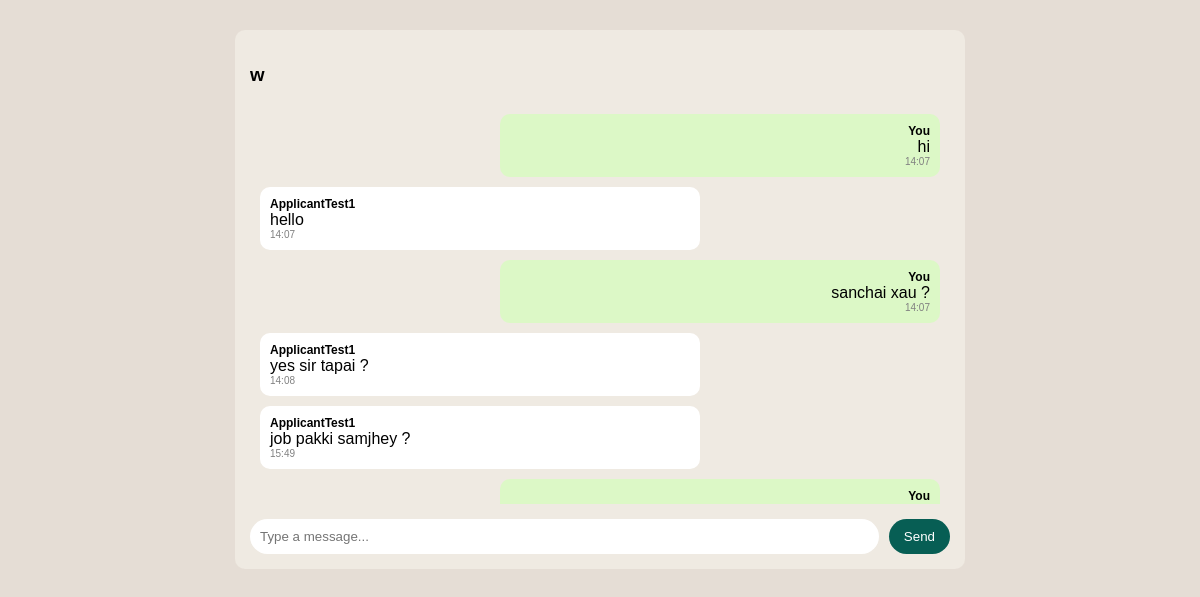
The page /chat/room/13/ (signed in) on the database its author committed.
### chat/models.py (models this page shows, shortened)
class ChatRoom(models.Model):
    recruiter = models.ForeignKey(User, on_delete=models.CASCADE, related_name='recruiter_chats')
    applicant = models.ForeignKey(User, on_delete=models.CASCADE, related_name='applicant_chats')
    job = models.ForeignKey(Job, on_delete=models.CASCADE)
    created_at = models.DateTimeField(auto_now_add=True)

class Message(models.Model):
    chatroom = models.ForeignKey(ChatRoom, on_delete=models.CASCADE, related_name='messages')
    sender = models.ForeignKey(User, on_delete=models.CASCADE)
    content = models.TextField()
    timestamp = models.DateTimeField(auto_now_add=True)
    is_read = models.BooleanField(default=False)

### Job_Post/models.py (models this page shows, shortened)
class Job(models.Model):
    JOB_TYPE_CHOICES = [
        ('Part Time', 'Part Time'),
        ('Full Time', 'Full Time'),
        ('Flexible', 'Flexible'),
    ]
    recruiter = models.ForeignKey(
        User,
        on_delete=models.CASCADE,
        related_name='jobs'
    )
    title = models.CharField(max_length=200)
    tags = models.CharField(max_length=200)
    location = models.CharField(max_length=255, default="Unknown")
    job_type = models.CharField(
        max_length=50,
        choices=JOB_TYPE_CHOICES,
        default='Full Time'
    )
    min_salary = models.IntegerField(null=True, blank=True)
    max_salary = models.IntegerField(null=True, blank=True)
    negotiable = models.BooleanField(default=False)
    description = models.TextField()
    responsibilities = models.TextField()
    image = models.ImageField(
        upload_to='job_images/',
        null=True,
        blank=True
    )
    is_active = models.BooleanField(default=False)
    created_at = models.DateTimeField(auto_now_add=True)
    deadline = models.DateTimeField(null=True, blank=True)

### chat/views.py (the view, shortened to what this page needs)
# urls.py: path('room/<int:chatroom_id>/', views.chat_room, name='chat_room'),
@login_required
def chat_room(request, chatroom_id):
    chatroom = get_object_or_404(ChatRoom, id=chatroom_id)
    if request.user != chatroom.recruiter and request.user != chatroom.applicant:
        return redirect('home')
    Message.objects.filter(
        chatroom=chatroom,
        is_read=False
    ).exclude(sender=request.user).update(is_read=True)
    messages = chatroom.messages.all().order_by('timestamp')
    return render(request, 'chat/chat_room.html', {
        'chatroom': chatroom,
        'messages': messages,
        'unread_count': get_unread_count(request.user)  # 🔥 for navbar
    })

### accounts/context_processors.py (called while the page is built)
def notification_count(request):
    if request.user.is_authenticated:
        count = Notification.objects.filter(
            user=request.user,
            is_read=False
        ).count()
        return {'notification_count': count}
    return {}

### chat/context_processors.py (called while the page is built)
def unread_messages(request):
    if request.user.is_authenticated:
        unread_count = Message.objects.filter(
            chatroom__in=ChatRoom.objects.filter(
                Q(recruiter=request.user) | Q(applicant=request.user)
            ),
            is_read=False
        ).exclude(sender=request.user).count()
        return {'unread_count': unread_count}
    return {'unread_count': 0}

### chat/views.py (called while the page is built)
def get_unread_count(user):
    return Message.objects.filter(
        chatroom__in=ChatRoom.objects.filter(
            Q(recruiter=user) | Q(applicant=user)
        ),
        is_read=False
    ).exclude(sender=user).count()

### templates/chat/chat_room.html (shortened to what this page needs)
<!DOCTYPE html>
<html>
<head>
</head>
<body>
<div class="chat-container">
    <h3>{{ chatroom.job.title }}</h3>
    <div id="chat-log">
        {% for message in messages %}
            <div class="message {% if message.sender == request.user %}sent{% else %}received{% endif %}">
                <div class="sender">
                    {% if message.sender == request.user %}
                        You
                    {% else %}
                        {{ message.sender.username }}
                    {% endif %}
                </div>
                <div>{{ message.content }}</div>
                <div class="time">{{ message.timestamp|date:"H:i" }}</div>
            </div>
        {% endfor %}
    </div>
    <div class="input-box">
        <input id="message-input" type="text" placeholder="Type a message...">
        <button id="send-btn">Send</button>
    </div>
</div>
</body>
</html>

### templates/chat/chat_room.html (style rules this page uses)
body { font-family: Arial; background: #e5ddd5; }
.chat-container { width: 90%; max-width: 700px; margin: 30px auto; background: #efeae2; padding: 15px; border-radius: 10px; }
#chat-log { max-height: 400px; overflow-y: auto; }
.message { padding: 10px; margin: 10px; border-radius: 10px; max-width: 60%; }
.sent { background: #dcf8c6; margin-left: auto; text-align: right; }
.received { background: white; margin-right: auto; }
.sender { font-size: 12px; font-weight: bold; }
.time { font-size: 10px; color: gray; }
.input-box { display: flex; margin-top: 15px; }
input { flex: 1; padding: 10px; border-radius: 20px; border: none; }
button { padding: 10px 15px; border: none; background: #075e54; color: white; border-radius: 20px; margin-left: 10px; cursor: pointer; }

### rows shown on the page
ChatRoom: job "w"
Message: shows "You", content "hi", timestamp "14:07"
Message: sender.username "ApplicantTest1", content "hello", timestamp "14:07"
Message: shows "You", content "sanchai xau ?", timestamp "14:07"
Message: sender.username "ApplicantTest1", content "yes sir tapai ?", timestamp "14:08"
Message: sender.username "ApplicantTest1", content "job pakki samjhey ?", timestamp "15:49"
Message: shows "You"
